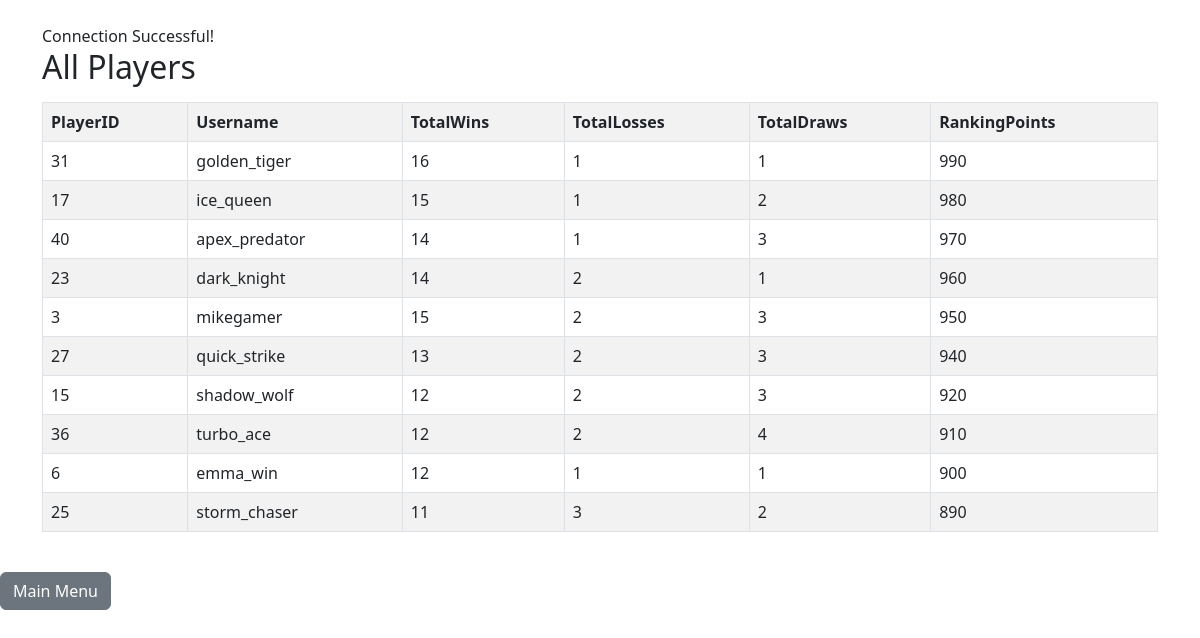
The app's page /queries/display_players.php with its own data.
### tables this page shows
CREATE TABLE Player (
    PlayerID INT PRIMARY KEY,
    TotalWins INT DEFAULT 0,
    TotalLosses INT DEFAULT 0,
    TotalDraws INT DEFAULT 0,
    RankingPoints INT DEFAULT 0,
    FOREIGN KEY (PlayerID) REFERENCES GameUser(UserID)
        ON DELETE CASCADE
        ON UPDATE CASCADE
);

CREATE TABLE GameUser (
    UserID INT PRIMARY KEY,
    Username VARCHAR(40) UNIQUE NOT NULL,
    Email VARCHAR(50) UNIQUE NOT NULL,
    Password VARCHAR(40) NOT NULL
);

### queries/display_players.php (the view, shortened to what this page needs)
<?php
$servername = "localhost";
$username   = "root";
$password   = "";
$database   = "tictactoe";
$conn = new mysqli($servername, $username, $password, $database);
if ($conn->connect_error) {
	die("Connection failed: " . $conn->connect_error);
} else {
	echo "<link rel='stylesheet' href='https://cdn.jsdelivr.net/npm/bootstrap@5.3.0/dist/css/bootstrap.min.css'>";
	echo "<div class='container mt-4'>";
	echo "Connection Successful! <br>";
}
$query = "SELECT p.PlayerID, gu.Username, p.TotalWins, p.TotalLosses, p.TotalDraws, p.RankingPoints
          FROM Player p
          JOIN GameUser gu ON p.PlayerID = gu.UserID
          ORDER BY p.RankingPoints DESC LIMIT 10";
$result = $conn->query($query);
echo "<h2>All Players</h2>";
if ($result->num_rows > 0) {
	echo "<table class='table table-bordered table-striped mt-3'>";
	echo "<tr><th>PlayerID</th><th>Username</th><th>TotalWins</th><th>TotalLosses</th><th>TotalDraws</th><th>RankingPoints</th></tr>";
	while ($row = $result->fetch_assoc()) {
		echo "<tr>
			<td>" . $row["PlayerID"] . "</td>
			<td>" . $row["Username"] . "</td>
			<td>" . $row["TotalWins"] . "</td>
			<td>" . $row["TotalLosses"] . "</td>
			<td>" . $row["TotalDraws"] . "</td>
			<td>" . $row["RankingPoints"] . "</td>
		</tr>";
	}
	echo "</table>";
} else {
	echo "No players found.";
}
echo "</div><br><a class='btn btn-secondary' href='../index.php'>Main Menu</a>";
?>

### records on screen
player: PlayerID "31", PlayerID.Username "golden_tiger", TotalWins "16", TotalLosses "1", TotalDraws "1", RankingPoints "990"
player: PlayerID "17", PlayerID.Username "ice_queen", TotalWins "15", TotalLosses "1", TotalDraws "2", RankingPoints "980"
player: PlayerID "40", PlayerID.Username "apex_predator", TotalWins "14", TotalLosses "1", TotalDraws "3", RankingPoints "970"
player: PlayerID "23", PlayerID.Username "dark_knight", TotalWins "14", TotalLosses "2", TotalDraws "1", RankingPoints "960"
player: PlayerID "3", PlayerID.Username "mikegamer", TotalWins "15", TotalLosses "2", TotalDraws "3", RankingPoints "950"
player: PlayerID "27", PlayerID.Username "quick_strike", TotalWins "13", TotalLosses "2", TotalDraws "3", RankingPoints "940"
player: PlayerID "15", PlayerID.Username "shadow_wolf", TotalWins "12", TotalLosses "2", TotalDraws "3", RankingPoints "920"
player: PlayerID "36", PlayerID.Username "turbo_ace", TotalWins "12", TotalLosses "2", TotalDraws "4", RankingPoints "910"
player: PlayerID "6", PlayerID.Username "emma_win", TotalWins "12", TotalLosses "1", TotalDraws "1", RankingPoints "900"
player: PlayerID "25", PlayerID.Username "storm_chaser", TotalWins "11", TotalLosses "3", TotalDraws "2", RankingPoints "890"
